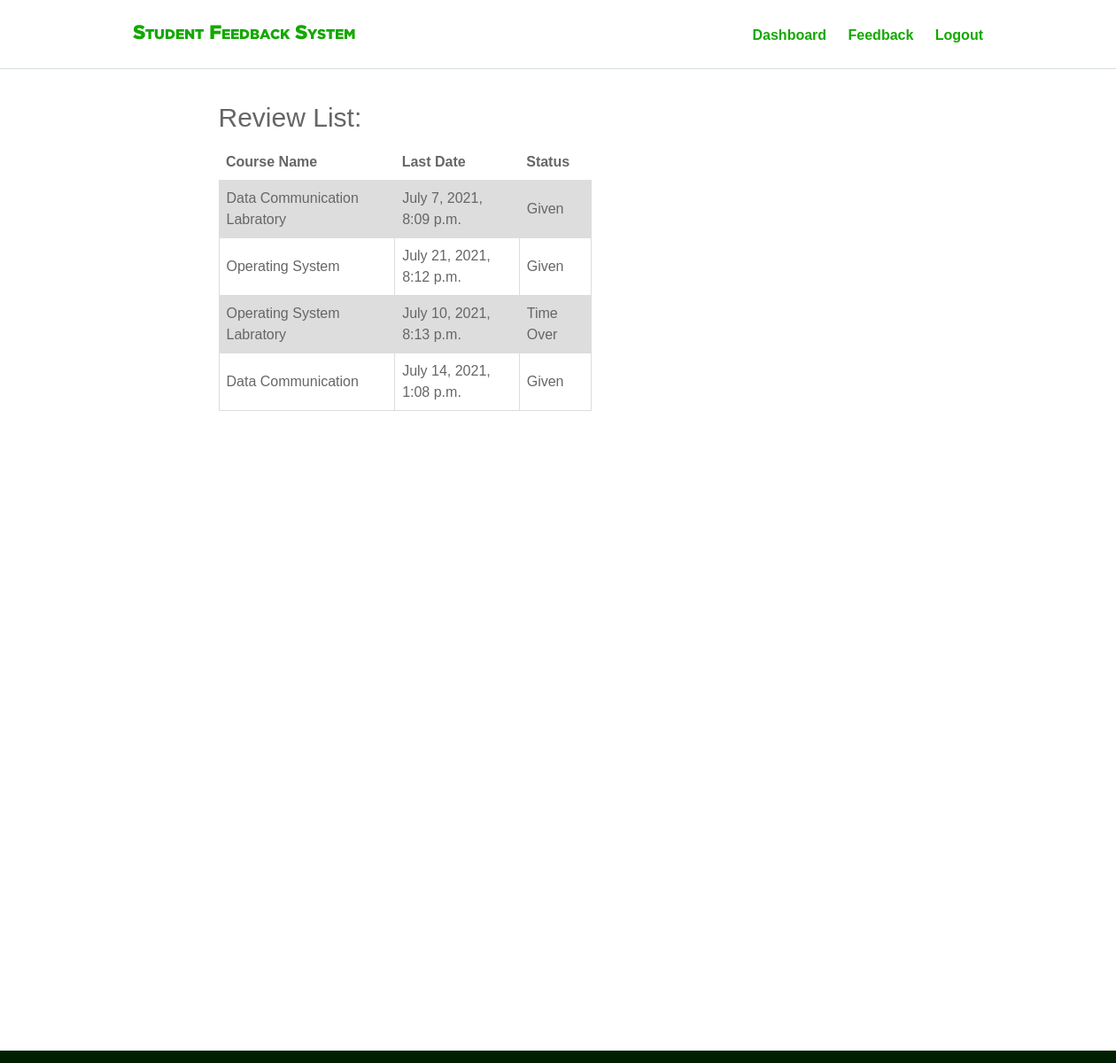
/feedback/ (signed in), run on the app's committed database.
### main/models.py (models this page shows, shortened)
class ReviewSet(models.Model):
    name = models.CharField(max_length=200, blank=True)
    semester = models.ForeignKey(Semester, default="", on_delete=models.CASCADE)
    teacher = models.ForeignKey(Teacher, default="", on_delete=models.CASCADE)
    dept = models.ForeignKey(Dept, default="", on_delete=models.CASCADE)
    subject = models.ForeignKey(Subject, default="", on_delete=models.CASCADE)
    question = models.ManyToManyField(Question)
    created = models.DateTimeField(default=datetime.now)
    endtime = models.DateTimeField( blank=True,null=True)
    stop = models.BooleanField(default=False)

class Subject(models.Model):
    name = models.CharField(max_length=250, blank=False)
    dept = models.ForeignKey(Dept, on_delete=models.CASCADE)
    subcode = models.CharField(max_length=50, unique=True)
    class Meta:
        ordering = ['subcode']
    def __str__(self):
        return self.name

### account/views.py (the view, shortened to what this page needs)
# urls.py: url(r'^feedback/$',views.feedback, name = "feedback"),
@login_required(login_url = '/login/')
def feedback(request):
    user = request.user
    students = StudentProfile.objects.filter(user=user)
    teachers = Teacher.objects.filter(user=user)
    if students:
        student = get_object_or_404(StudentProfile, user=user)
        subjects = SemesterSubject.objects.filter(semester=student.year_semester)
        reviews = ReviewSet.objects.filter(semester = student.year_semester, dept=student.dept)
        list = []
        for rev in reviews:
            now = datetime.utcnow().replace(tzinfo=utc)
            given = Review.objects.filter(reviewfor=rev, user=user)
            if given:
                list.append('Given')
            elif rev.endtime < now:
                list.append('Time Over')
            else:
                list.append('Not Given')
        reviewslist = zip(reviews, list)
        context = {
            'stuprofile' : student,
            'user' : user,
            'subjects' : subjects,
            'reviewslist' : reviewslist,
        }
        return render(request, 'feedback.html', context)
    elif user.is_staff:
        return render(request, 'admindashboard.html')
    else:
        return render(request, 'usernotgivenrole.html')

### templates/feedback.html
{% extends 'master.html' %}
{% load static %}
{% block body %}
{% include 'navbar.html' %}
<section id="hero_area">
    <div class="inner_hero container">
      <h4>Review List:</h4>
        <table>
            <tr>
                <th>Course Name</th>
                <th>Last Date</th>
                <th>Status</th>
            </tr>
            {% for i, status in reviewslist %}
            <tr>
                <td><a href="{% url 'submitanswer' pk=i.id %}"> {{ i.subject }}</a></td>
                <td>{{ i.endtime }}</td>
                <td>{{ status }}</td>
            </tr>
            {% endfor %}
        </table>
    </div>
</section>
{% endblock %}

### static/css/style.css (style rules this page uses)
html { position: relative; min-height: 100%; }
body { color: #666666; font-family: Georgia, sans-serif; font-size: 16px; line-height: 1.5em; margin: 0; margin-bottom: 170px; }
.container { margin: 0 auto; max-width: 960px; width: 96%; }
#hero_area { background: #fff; margin: 40px; padding: 0; }
.inner_hero { overflow: visible; display: block; width: 65%; }
.inner_hero h4 { color: #666666; font-size: 30px; line-height: 1em; font-weight: normal; margin-bottom: 15px; }
.inner_hero table { border-collapse: collapse; width: 55%; }
.inner_hero td, th { border: 1px solid #dddddd; text-align: left; padding: 8px; }
.inner_hero tr:nth-child(even) { background-color: #dddddd; }
.inner_hero table td a { text-decoration: none; color: #666666; }
.inner_feedback td, th { border: 1px solid #dddddd; text-align: left; padding: 8px; }
.inner_feedbackstatistics td, th { border: none; text-align: left; padding: 8px; }

### data on the page
ReviewSet: subject "Data Communication Labratory", endtime "July 7, 2021, 8:09 p.m.", status "Given"
ReviewSet: subject "Operating System", endtime "July 21, 2021, 8:12 p.m.", status "Given"
ReviewSet: subject "Operating System Labratory", endtime "July 10, 2021, 8:13 p.m.", status "Time Over"
ReviewSet: subject "Data Communication", endtime "July 14, 2021, 1:08 p.m.", status "Given"
